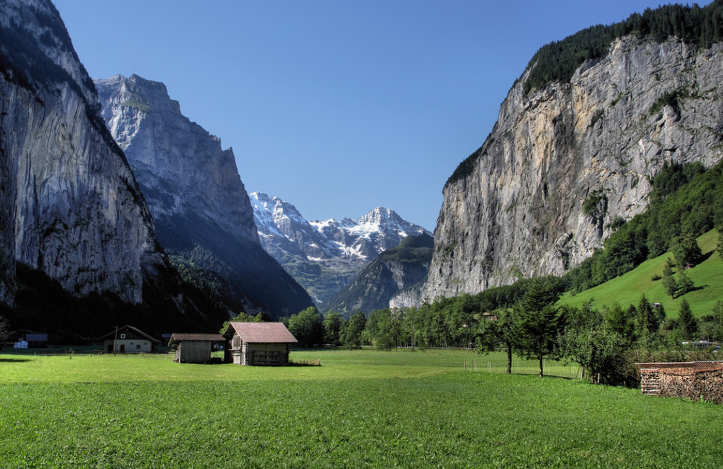
//> input picture 02_assinment/src.png, 723 x 469 px
$ ./소스   (built with g++ and OpenCV 4)
//> lines starting //> are read from the running program, lines starting //| are printed output that depends on the picture; after the words box and inside, x2 and y2 are one past the last pixel; in counts of white or black regions, pixels touching at a corner belong together
#include <opencv2/highgui/highgui.hpp>
#include <opencv2/imgproc/imgproc.hpp>
#include <iostream>

using namespace cv;
using namespace std;

Mat rotate(Mat src, double angle)
{
    Mat dst;
    Point2f pt(src.cols / 2., src.rows / 2.);
    Mat r = getRotationMatrix2D(pt, angle, 1.0);
    warpAffine(src, dst, r, Size(src.cols, src.rows));
    return dst;
}

Mat myRotate(Mat src, double angle) {
    Mat dst;
    dst = Mat::zeros(Size(src.cols, src.rows), CV_8UC3);
    int pt_x = src.cols / 2;
    int pt_y = src.rows / 2;
    int new_x;
    int new_y;
    double pi = 3.141592;
    double seta;

    seta = pi / (180.0 / angle);

    for (int i = 0; i < src.rows; i++) {
        for (int j = 0; j < src.cols; j++) {
            new_x = (i - pt_y) * sin(seta) + (j - pt_x) * cos(seta) + pt_x;
            new_y = (i - pt_y) * cos(seta) - (j - pt_x) * sin(seta) + pt_y;

            if (new_x < 0)		continue;
            if (new_x >= src.cols)	continue;
            if (new_y < 0)		continue;
            if (new_y >= src.rows)	continue;


            dst.at<Vec3b>(new_y, new_x)[0] = src.at<Vec3b>(i, j)[0];
            dst.at<Vec3b>(new_y, new_x)[1] = src.at<Vec3b>(i, j)[1];
            dst.at<Vec3b>(new_y, new_x)[2] = src.at<Vec3b>(i, j)[2];
        }
    }
    return dst;


}
void fnInterpolate(Mat img)
{
    int left_pixval[3] = { 0, };
    int right_pixval[3] = { 0. };


    for (int i = 0; i < img.rows; i++) {
        for (int j = 0; j < img.cols; j++) {
            if (j == 0) {
                right_pixval[0] = img.at<Vec3b>(i, j + 1)[0];
                right_pixval[1] = img.at<Vec3b>(i, j + 1)[1];
                right_pixval[2] = img.at<Vec3b>(i, j + 1)[2];
                left_pixval[0] = right_pixval[0];
                left_pixval[1] = right_pixval[1];
                left_pixval[2] = right_pixval[2];
            }
            else if (j == img.cols - 1) {
                left_pixval[0] = img.at<Vec3b>(i, j - 1)[0];
                left_pixval[1] = img.at<Vec3b>(i, j - 1)[1];
                left_pixval[2] = img.at<Vec3b>(i, j - 1)[2];
                right_pixval[0] = left_pixval[0];
                right_pixval[1] = left_pixval[1];
                right_pixval[2] = left_pixval[2];
            }
            else {
                left_pixval[0] = img.at<Vec3b>(i, j - 1)[0];
                left_pixval[1] = img.at<Vec3b>(i, j - 1)[1];
                left_pixval[2] = img.at<Vec3b>(i, j - 1)[2];
                right_pixval[0] = img.at<Vec3b>(i, j + 1)[0];
                right_pixval[1] = img.at<Vec3b>(i, j + 1)[1];
                right_pixval[2] = img.at<Vec3b>(i, j + 1)[2];
            }


            if ((img.at<Vec3b>(i, j)[0] == 0 && img.at<Vec3b>(i, j)[1] == 0 && img.at<Vec3b>(i, j)[2] == 0) &&
                (left_pixval[0] != 0 || left_pixval[1] != 0 || left_pixval[2] != 0) &&
                (right_pixval[0] != 0 || right_pixval[1] != 0 || right_pixval[2] != 0)) {
                img.at<Vec3b>(i, j)[0] = (left_pixval[0] + right_pixval[0]) / 2;
                img.at<Vec3b>(i, j)[1] = (left_pixval[1] + right_pixval[1]) / 2;
                img.at<Vec3b>(i, j)[2] = (left_pixval[2] + right_pixval[2]) / 2;
            }
        }
    }


}

int main()
{
    Mat src = imread("src.png");
//> src is the input picture: 469 rows x 723 cols, CV_8UC3; mean B, G, R 104.3, 106.6, 86.7
    double degree;
    cout << "Input your scale degree: ";
    cin >> degree;
//> the answer given: 45
    Mat dst;
    dst = myRotate(src, -degree);
//> the loop in myRotate, `for (int i = 0; i < src.rows; i++)` made 469 passes
//> (new_x, new_y) on passes 1 to 3: (781, 323), (781, 324), (780, 325)
//> after the loop in myRotate, `for (int i = 0; i < src.rows; i++)`:
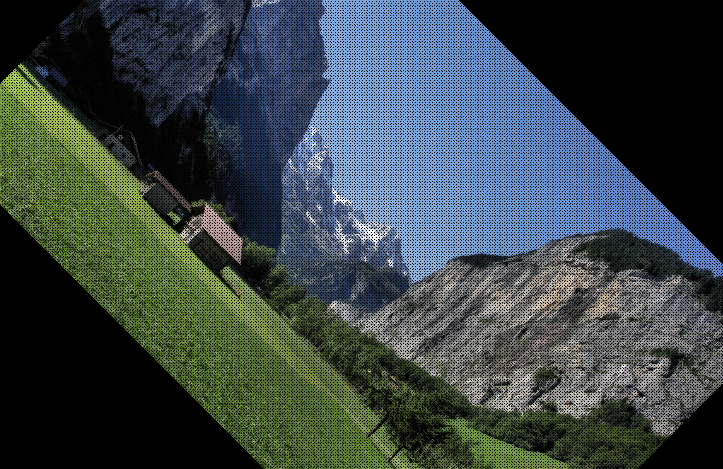
//> dst: 469 rows x 723 cols, CV_8UC3; mean B, G, R 69.3, 69.3, 56.8
//> after the loop in myRotate, `for (int i = 0; i < src.rows; i++)`: new_x = 450; new_y = 654
    fnInterpolate(dst);
//> after the loop in fnInterpolate, `for (int i = 0; i < img.rows; i++)`:
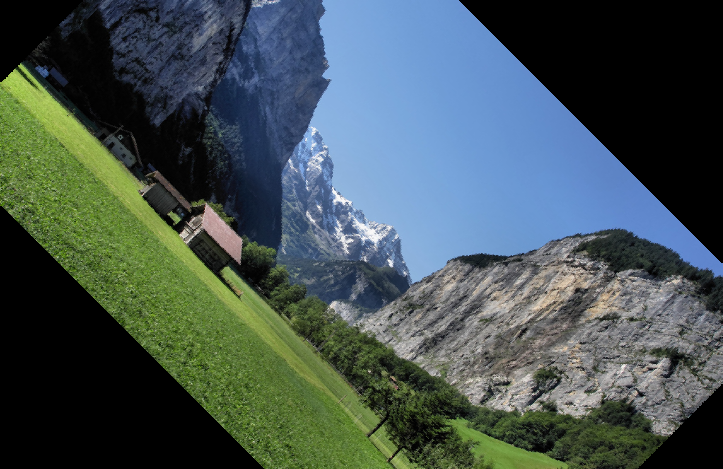
//> img: 469 rows x 723 cols, CV_8UC3; 13.21% of pixels changed, all inside (x1, y1, x2, y2) = (0, 1, 723, 468)
    imshow("src.png", src);
    imshow("dst.png", dst);
    waitKey(0);
    return 0;
}
